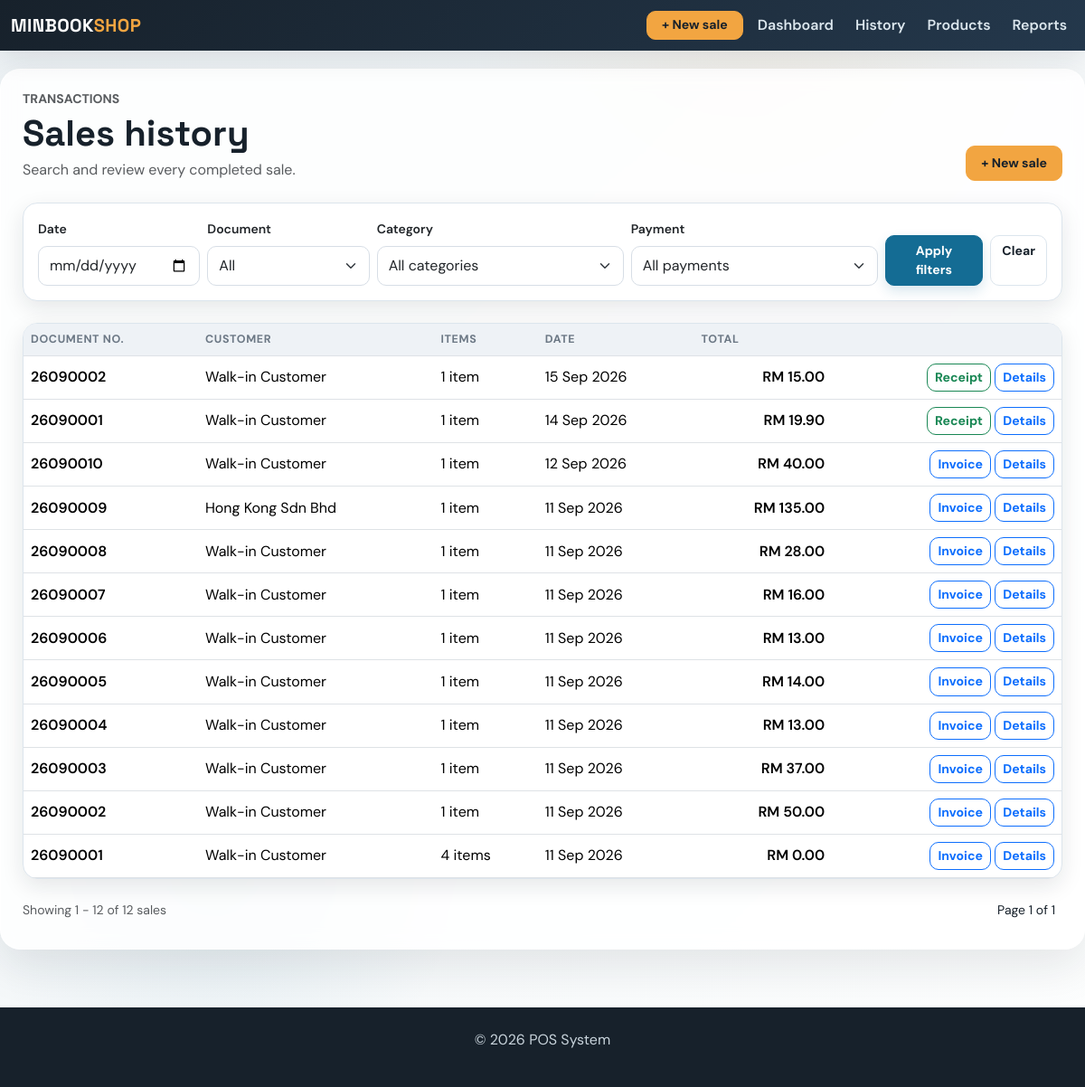
Before: /sales with the older database file.
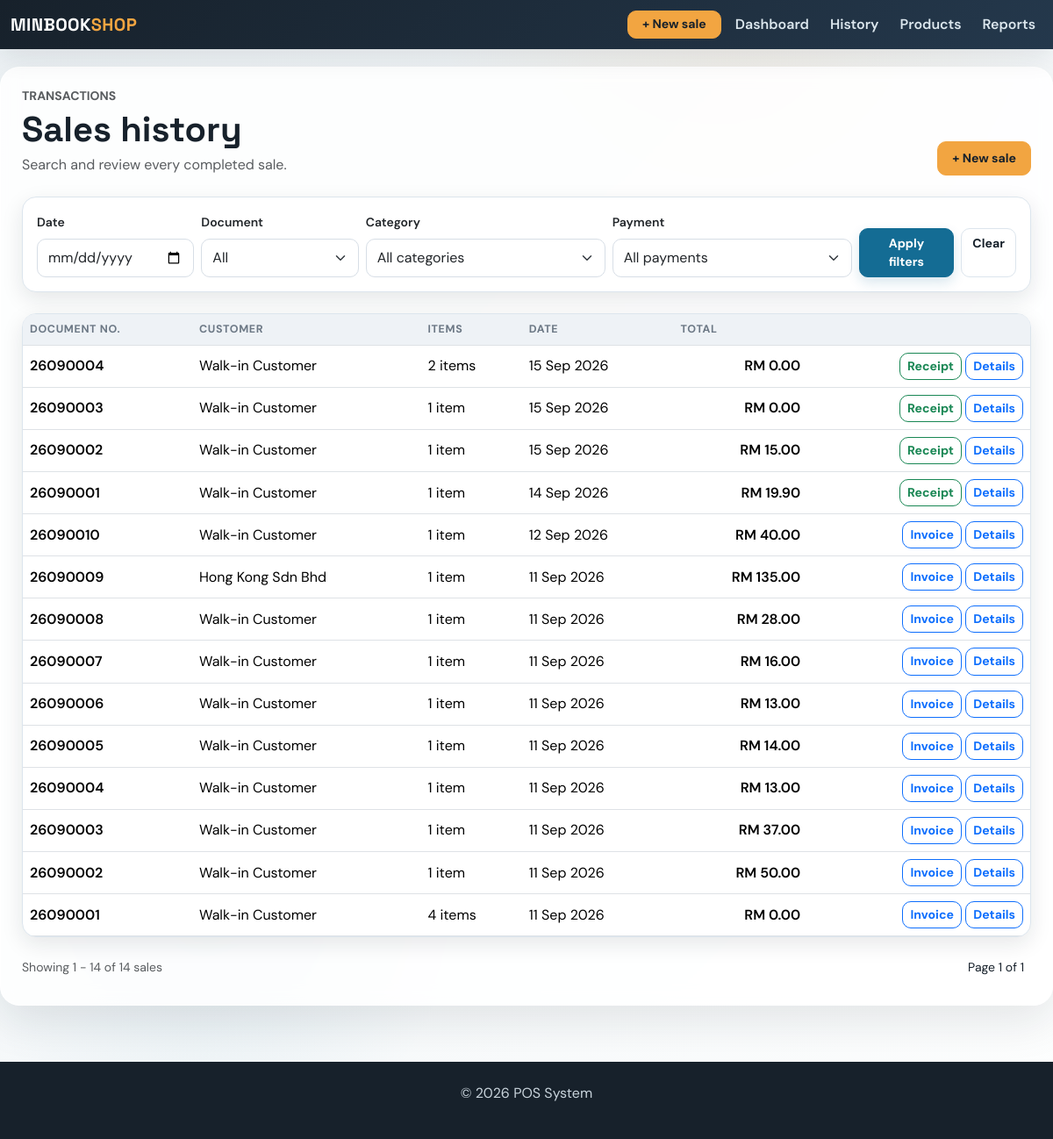
After: the same page with the newer database file.
### app/models.py (models this page shows, shortened)
class Sale(db.Model):
    id = db.Column(db.Integer, primary_key=True)
    amount = db.Column(db.Float, nullable=False)
    date = db.Column(db.Date, default=datetime.utcnow)
    user_id = db.Column(db.Integer, db.ForeignKey('user.id'), nullable=False)  # ForeignKey to User
    user = db.relationship('User', backref=db.backref('sales', lazy=True))  # Relationship with User
    product_id = db.Column(db.Integer, db.ForeignKey('product.id'), nullable=True)  # Legacy first product
    product = db.relationship('Product', backref=db.backref('sales', lazy=True))  # Relationship with Product
    quantity = db.Column(db.Integer, nullable=True)  # Legacy total quantity
    payment_method = db.Column(db.String(20), nullable=False, default='Cash')
    customer_name = db.Column(db.String(120), nullable=True)
    document_type = db.Column(db.String(20), nullable=False, default='receipt')
    discount = db.Column(db.Float, nullable=False, default=0.00)
    deposit = db.Column(db.Float, nullable=False, default=0.00)
    items = db.relationship('SaleItem', back_populates='sale', cascade='all, delete-orphan')

### app/routes.py (the view)
@main.route('/sales', methods=['GET', 'POST'])
def sales():
    sales_query = Sale.query.options(
        joinedload(Sale.items)
    ).order_by(Sale.id.desc())
    filter_date = request.args.get('filter_date', '')
    filter_category = request.args.get('category', '')
    filter_payment = request.args.get('payment_method', '')
    filter_document_type = (request.args.get('document_type', '') or '').lower().strip()
    if filter_document_type in {'receipt', 'invoice'}:
        sales_query = sales_query.filter(
            Sale.document_type == filter_document_type
        )
    if filter_date:
        sales_query = sales_query.filter(
            Sale.date == filter_date
        )
    if filter_category in SALE_CATEGORIES:
        sales_query = sales_query.filter(
            Sale.items.any(SaleItem.category == filter_category)
        )
    if filter_payment in PAYMENT_METHODS:
        sales_query = sales_query.filter(
            Sale.payment_method == filter_payment
        )
    page = request.args.get('page', 1, type=int)
    sales_pagination = sales_query.paginate(
        page=page,
        per_page=30,
        error_out=False
    )
    sales_list = sales_pagination.items
    document_numbers = {
        sale.id: month_document_number(
            sale,
            sale.document_type
        )
        for sale in sales_list
    }
    return render_template(
        'sales.html',
        sales=sales_list,
        pagination=sales_pagination,
        categories=SALE_CATEGORIES,
        payment_methods=PAYMENT_METHODS,
        selected_document_type=filter_document_type,
        document_numbers=document_numbers
    )

### app/routes.py (called while the page is built)
def month_document_number(sale, document_type):
    month_start = date(sale.date.year, sale.date.month, 1)
    if sale.date.month == 12:
        month_end = date(sale.date.year + 1, 1, 1)
    else:
        month_end = date(sale.date.year, sale.date.month + 1, 1)
    serial = Sale.query.filter(
        Sale.document_type == document_type,
        Sale.date >= month_start,
        Sale.date < month_end,
        Sale.id < sale.id,
    ).count()
    return f'{sale.date.year % 100:02d}{sale.date.month:02d}{serial + 1:04d}'

@main.app_context_processor
def inject_now():
    return {'current_year': datetime.now().year}

### app/templates/sales.html (shortened to what the changed rows need)
{% extends 'base.html' %}
{% block content %}
<div class="d-flex flex-wrap justify-content-between align-items-end gap-3 mb-4">
<div>
    <h1 class="mb-1">Sales history</h1>
</div>
</div>
<div class="card">
<div class="table-responsive">
    <table class="table mb-0">
        <thead>
            <tr>
                <th>Document No.</th>
                <th>Customer</th>
                <th>Items</th>
                <th>Date</th>
                <th>Total</th>
                <th></th>
            </tr>
        </thead>
        <tbody>
            {% for sale in sales %}
            <tr>
                <td class="fw-semibold">
                    {{ document_numbers[sale.id] }}
                </td>
                <td>
                    {{ sale.customer_name or 'Walk-in Customer' }}
                </td>
                <td>
                    {{ sale.items|length }}
                    item{{ '' if sale.items|length == 1 else 's' }}
                </td>
                <td>
                    {{ sale.date.strftime('%d %b %Y') }}
                </td>
                <td class="text-end fw-semibold">
                    RM {{ '{:,.2f}'.format(sale.amount) }}
                </td>
                <td class="text-end">
                    {% if sale.document_type == 'invoice' %}
                        <a
                            href="{{ url_for('main.invoice', sale_id=sale.id) }}"
                            class="btn btn-sm btn-outline-primary"
                            target="_blank"
                        >
                            Invoice
                        </a>
                    {% else %}
                        <a
                            href="{{ url_for('main.receipt', sale_id=sale.id) }}"
                            class="btn btn-sm btn-outline-success"
                            target="_blank"
                        >
                            Receipt
                        </a>
                    {% endif %}
                    <a
                        href="{{ url_for('main.view_sale', sale_id=sale.id) }}"
                        class="btn btn-sm btn-outline-primary"
                    >
                        Details
                    </a>
                </td>
            </tr>
            {% else %}
            <tr>
                <td colspan="6" class="text-center text-muted py-5">
                    No sales match these filters.
                </td>
            </tr>
            {% endfor %}
        </tbody>
    </table>
</div>
</div>
{% if pagination.total > 0 %}
<div class="d-flex flex-wrap justify-content-between align-items-center mt-4 gap-3">
<div class="text-muted small">
    Showing
    {{ ((pagination.page - 1) * pagination.per_page) + 1 }}
    -
    {{ ((pagination.page - 1) * pagination.per_page) + pagination.items|length }}
    of {{ pagination.total }} sales
</div>
<div class="d-flex align-items-center gap-2">
    <span class="small px-2">
        Page {{ pagination.page }} of {{ pagination.pages }}
    </span>
</div>
</div>
{% endif %}
{% endblock %}

Changed rows visible on the page:
added Sale: document_numbers "26090004", customer_name "Walk-in Customer", items|length "2", items "s", date "15 Sep 2026", amount "0.00"
added Sale: document_numbers "26090003", customer_name "Walk-in Customer", items|length "1", date "15 Sep 2026", amount "0.00"
Other visible differences:
{{ pagination.total }}: "12" → "14"
text no longer shown: "12"
text now shown: "14"
